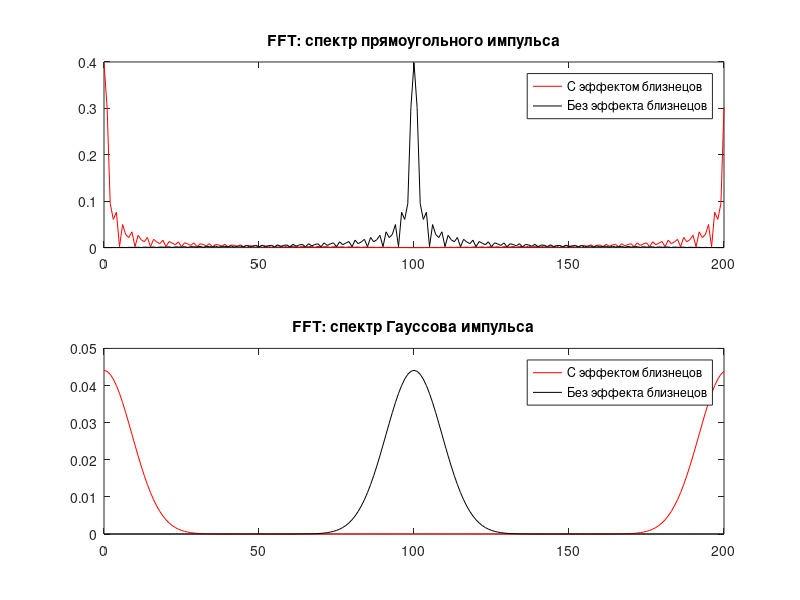
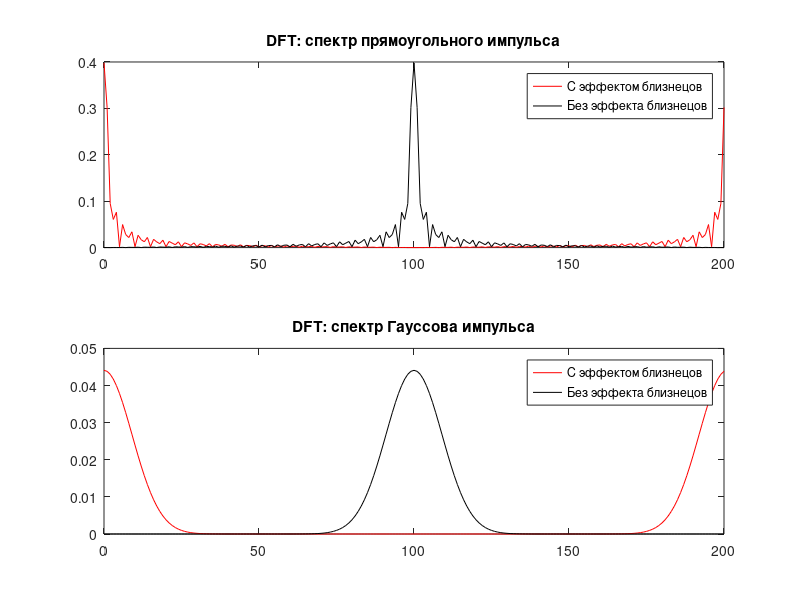

Reproduce these figures in MATLAB, in order.
function lab_02()
T = 2.0;
A = 1.0;
sigma = 0.25;

mult = 5;
t = -mult:0.05:mult;

x1 = zeros(size(t));
x1(abs(t) - T < 0) = 1;
x1(abs(t) == T) = 0.5;
x2 = A * exp(-(t/sigma).^2);

% FFT
tStart = tic;
yx1 = fft(x1);
tEnd = toc(tStart) ;
fprintf("fft прямоугольный: %d\n", tEnd);

tStart = tic;
yx2 = fft(x2);
tEnd = toc(tStart) ;
fprintf("fft гаус: %d\n", tEnd);

yg1 = fftshift(yx1);
yg2 = fftshift(yx2);

% DFT
tStart = tic;
zx1 = dft(x1);
tEnd = toc(tStart) ;
fprintf("dft прямоугольный: %d\n", tEnd);

tStart = tic;
zx2 = dft(x2);
tEnd = toc(tStart) ;
fprintf("dft гаус: %d\n", tEnd);

zg1 = fftshift(zx1);
zg2 = fftshift(zx2);

M = 0:length(t)-1;

figure(1);
subplot(2,1,1);
plot(M,abs(yx1)/length(M),'r',M,abs(yg1)/length(M),'black');
title('FFT: спектр прямоугольного импульса');
legend('С эффектом близнецов','Без эффекта близнецов');

subplot(2,1,2);
plot(M,abs(yx2)/length(M),'r',M,abs(yg2)/length(M),'black');
title('FFT: спектр Гауссова импульса');
legend('С эффектом близнецов','Без эффекта близнецов');

figure(2);
subplot(2,1,1);
plot(M,abs(zx1)/length(M),'r',M,abs(zg1)/length(M),'black');
title('DFT: спектр прямоугольного импульса');
legend('С эффектом близнецов','Без эффекта близнецов');

subplot(2,1,2);
plot(M,abs(zx2)/length(M),'r',M,abs(zg2)/length(M),'black');
title('DFT: спектр Гауссова импульса');
legend('С эффектом близнецов','Без эффекта близнецов');
end

function y = dft(x)
    a = 0:length(x)-1;
    b = -2 * pi * sqrt(-1) * a / length(x);
    for i = 1:length(a)
        a(i) = 0;
        for j = 1:length(x)
            a(i) = a(i) + x(j) * exp(b(i) * j);
        end
    end
    y = a;
end